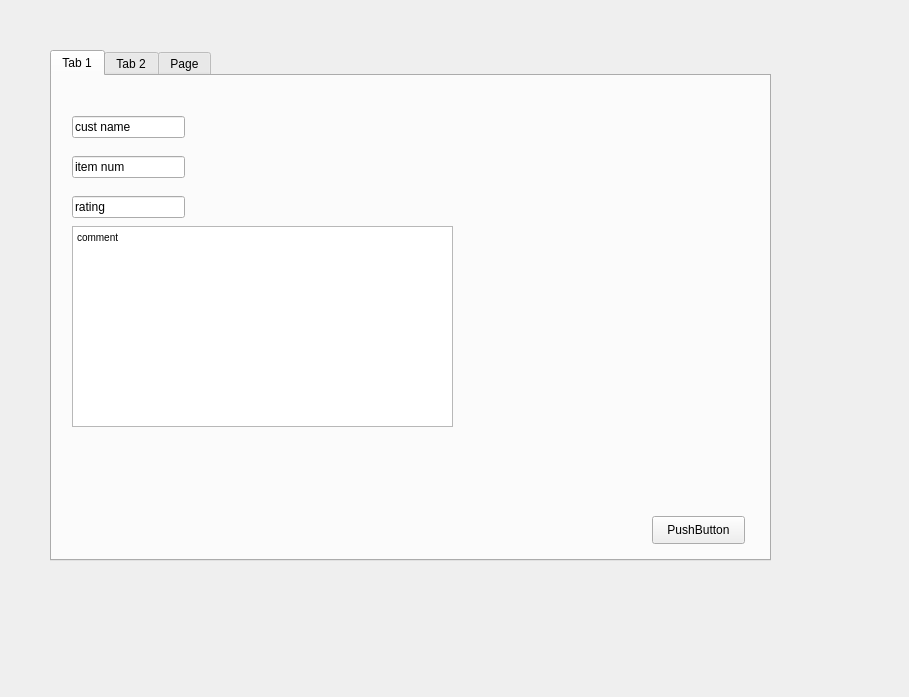
<?xml version="1.0" encoding="UTF-8"?>
<ui version="4.0">
 <class>Form</class>
 <widget class="QWidget" name="Form">
  <property name="geometry">
   <rect>
    <x>0</x>
    <y>0</y>
    <width>909</width>
    <height>697</height>
   </rect>
  </property>
  <property name="windowTitle">
   <string>Form</string>
  </property>
  <widget class="QTabWidget" name="tabWidget">
   <property name="geometry">
    <rect>
     <x>50</x>
     <y>50</y>
     <width>721</width>
     <height>511</height>
    </rect>
   </property>
   <property name="currentIndex">
    <number>0</number>
   </property>
   <widget class="QWidget" name="tab">
    <attribute name="title">
     <string>Tab 1</string>
    </attribute>
    <widget class="QPushButton" name="pushButton">
     <property name="geometry">
      <rect>
       <x>600</x>
       <y>440</y>
       <width>93</width>
       <height>28</height>
      </rect>
     </property>
     <property name="text">
      <string>PushButton</string>
     </property>
    </widget>
    <widget class="QLineEdit" name="lineEdit">
     <property name="geometry">
      <rect>
       <x>20</x>
       <y>40</y>
       <width>113</width>
       <height>22</height>
      </rect>
     </property>
     <property name="text">
      <string>cust name</string>
     </property>
    </widget>
    <widget class="QLineEdit" name="lineEdit_2">
     <property name="geometry">
      <rect>
       <x>20</x>
       <y>80</y>
       <width>113</width>
       <height>22</height>
      </rect>
     </property>
     <property name="text">
      <string>item num</string>
     </property>
    </widget>
    <widget class="QTextEdit" name="textEdit">
     <property name="geometry">
      <rect>
       <x>20</x>
       <y>150</y>
       <width>381</width>
       <height>201</height>
      </rect>
     </property>
     <property name="html">
      <string>&lt;!DOCTYPE HTML PUBLIC &quot;-//W3C//DTD HTML 4.0//EN&quot; &quot;http://www.w3.org/TR/REC-html40/strict.dtd&quot;&gt;
&lt;html&gt;&lt;head&gt;&lt;meta name=&quot;qrichtext&quot; content=&quot;1&quot; /&gt;&lt;style type=&quot;text/css&quot;&gt;
p, li { white-space: pre-wrap; }
&lt;/style&gt;&lt;/head&gt;&lt;body style=&quot; font-family:'MS Shell Dlg 2'; font-size:7.8pt; font-weight:400; font-style:normal;&quot;&gt;
&lt;p style=&quot; margin-top:0px; margin-bottom:0px; margin-left:0px; margin-right:0px; -qt-block-indent:0; text-indent:0px;&quot;&gt;comment&lt;/p&gt;
&lt;p style=&quot;-qt-paragraph-type:empty; margin-top:0px; margin-bottom:0px; margin-left:0px; margin-right:0px; -qt-block-indent:0; text-indent:0px;&quot;&gt;&lt;br /&gt;&lt;/p&gt;&lt;/body&gt;&lt;/html&gt;</string>
     </property>
    </widget>
    <widget class="QLineEdit" name="lineEdit_7">
     <property name="geometry">
      <rect>
       <x>20</x>
       <y>120</y>
       <width>113</width>
       <height>22</height>
      </rect>
     </property>
     <property name="text">
      <string>rating</string>
     </property>
    </widget>
   </widget>
   <widget class="QWidget" name="tab_2">
    <attribute name="title">
     <string>Tab 2</string>
    </attribute>
    <widget class="QTextEdit" name="textEdit_2">
     <property name="geometry">
      <rect>
       <x>60</x>
       <y>180</y>
       <width>381</width>
       <height>201</height>
      </rect>
     </property>
    </widget>
    <widget class="QLineEdit" name="lineEdit_3">
     <property name="geometry">
      <rect>
       <x>90</x>
       <y>120</y>
       <width>113</width>
       <height>22</height>
      </rect>
     </property>
     <property name="text">
      <string>clerk name</string>
     </property>
    </widget>
    <widget class="QLineEdit" name="lineEdit_4">
     <property name="geometry">
      <rect>
       <x>90</x>
       <y>60</y>
       <width>113</width>
       <height>22</height>
      </rect>
     </property>
     <property name="text">
      <string>name</string>
     </property>
    </widget>
    <widget class="QPushButton" name="pushButton_2">
     <property name="geometry">
      <rect>
       <x>580</x>
       <y>430</y>
       <width>93</width>
       <height>28</height>
      </rect>
     </property>
     <property name="text">
      <string>PushButton</string>
     </property>
    </widget>
   </widget>
   <widget class="QWidget" name="tab_3">
    <attribute name="title">
     <string>Page</string>
    </attribute>
    <widget class="QTextEdit" name="textEdit_3">
     <property name="geometry">
      <rect>
       <x>50</x>
       <y>220</y>
       <width>381</width>
       <height>201</height>
      </rect>
     </property>
    </widget>
    <widget class="QLineEdit" name="lineEdit_5">
     <property name="geometry">
      <rect>
       <x>40</x>
       <y>160</y>
       <width>113</width>
       <height>22</height>
      </rect>
     </property>
    </widget>
    <widget class="QLineEdit" name="lineEdit_6">
     <property name="geometry">
      <rect>
       <x>40</x>
       <y>110</y>
       <width>113</width>
       <height>22</height>
      </rect>
     </property>
    </widget>
    <widget class="QPushButton" name="pushButton_3">
     <property name="geometry">
      <rect>
       <x>590</x>
       <y>390</y>
       <width>93</width>
       <height>28</height>
      </rect>
     </property>
     <property name="text">
      <string>PushButton</string>
     </property>
    </widget>
   </widget>
  </widget>
 </widget>
 <resources/>
 <connections/>
</ui>
